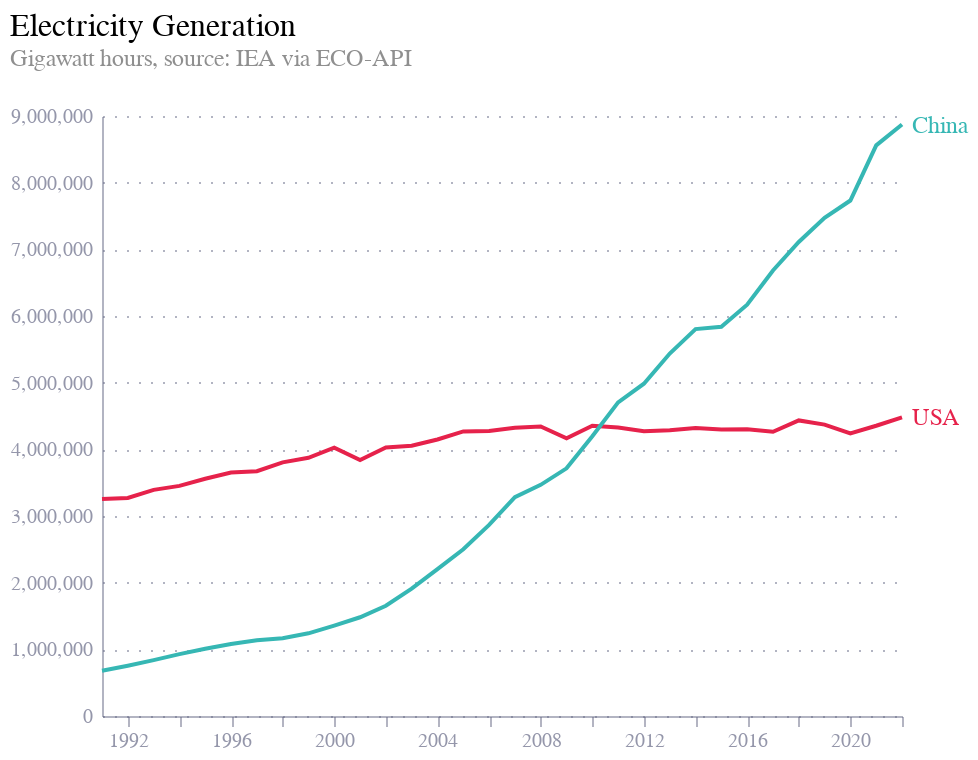

Notebook cell for this chart:
### Code cell
df['label'] = np.where(df.date == df.date.max(), df.series, '')

base = alt.Chart(df.query('date > "1990-01-01" and series != "UK"')).encode(
    x=alt.X('date:T'),
    y=alt.Y('value:Q', title=''),
    color=alt.Color('series:N', title='Country', legend=None),
)

line = base.mark_line()

labels = base.mark_text(align='left', dx=5, dy=0, fontSize=12).encode(
    text='label',
)

chart = line + labels

chart = chart.properties(
    title=alt.TitleParams(
        text='Electricity Generation',
        subtitle=['Gigawatt hours, source: IEA via ECO-API', ''],
        anchor='start',
        fontSize=16,
        subtitleColor="rgb(143, 143, 143)",
        fontWeight='normal'
    ),
    width=400,
    height=300
)

chart.save("chn_usa.json")
chart.save("chn_usa.png", scale_factor=2.0)


chart

### Figure 1 — Vega-Lite specification as saved in the notebook (floating-point values rounded to 4 significant figures)
{"config": {"font": "Circular Std", "mark": {"line": {"interpolate": "monotone"}}, "view": {"stroke": "transparent", "width": 400, "height": 300}, "range": {"category": ["#36B7B4", "#E6224B", "#F4C245", "#0063AF", "#00A767", "#179FDB", "#EB5C2E"], "diverging": ["#E6224B", "#E54753", "#C9C9C9", "#179FDB", "#122B39"], "heatmap": ["#C9C9C9", "#179FDB", "#0063AF", "#122B39"], "ordinal": ["#00A767", "#36B7B4", "#179FDB", "#0063AF", "#243B5A"]}, "axisX": {"domainColor": "#676A86", "domainOpacity": 0.5, "grid": false, "labelAngle": 0, "labelColor": "#676A86", "labelOpacity": 0.7, "orient": "bottom", "tickColor": "#676A86", "tickCount": 10, "tickOpacity": 0.5, "title": false, "titleAlign": "center", "titleAnchor": "middle", "titleColor": "#676A86", "titleFontSize": 12, "titleOpacity": 0.8, "titleY": -15}, "axisY": {"domainColor": "#676A86", "domainOpacity": 0.5, "gridColor": "#676A86", "gridDash": [1, 5], "gridOpacity": 0.5, "labelColor": "#676A86", "labelOpacity": 0.7, "labelPadding": 5, "tickColor": "#676A86", "tickCount": 8, "tickOpacity": 0.5, "ticks": false, "titleAlign": "left", "titleAngle": 0, "titleBaseline": "bottom", "titleColor": "#676A86", "titleFontSize": 12, "titleOpacity": 0.8, "titleX": 0, "titleY": -7}}, "layer": [{"mark": {"type": "line"}, "encoding": {"color": {"field": "series", "legend": null, "title": "Country", "type": "nominal"}, "x": {"field": "date", "type": "temporal"}, "y": {"field": "value", "title": "", "type": "quantitative"}}}, {"mark": {"type": "text", "align": "left", "dx": 5, "dy": 0, "fontSize": 12}, "encoding": {"color": {"field": "series", "legend": null, "title": "Country", "type": "nominal"}, "text": {"field": "label", "type": "nominal"}, "x": {"field": "date", "type": "temporal"}, "y": {"field": "value", "title": "", "type": "quantitative"}}}], "data": {"name": "data-0a9cb846ef0df75e84cf23078abfcea0"}, "height": 300, "title": {"text": "Electricity Generation", "anchor": "start", "fontSize": 16, "fontWeight": "normal", "subtitle": ["Gigawatt hours, source: IEA via ECO-API", ""], "subtitleColor": "rgb(143, 143, 143)"}, "width": 400, "$schema": "https://vega.github.io/schema/vega-lite/v5.8.0.json", "datasets": {"data-0a9cb846ef0df75e84cf23078abfcea0": [{"date": "1991-01-01T00:00:00", "value": 3255000.0, "series": "USA", "label": ""}, {"date": "1992-01-01T00:00:00", "value": 3271000.0, "series": "USA", "label": ""}, {"date": "1993-01-01T00:00:00", "value": 3392000.0, "series": "USA", "label": ""}, {"date": "1994-01-01T00:00:00", "value": 3452000.0, "series": "USA", "label": ""}, {"date": "1995-01-01T00:00:00", "value": 3558000.0, "series": "USA", "label": ""}, {"date": "1996-01-01T00:00:00", "value": 3651000.0, "series": "USA", "label": ""}, {"date": "1997-01-01T00:00:00", "value": 3672000.0, "series": "USA", "label": ""}, {"date": "1998-01-01T00:00:00", "value": 3805000.0, "series": "USA", "label": ""}, {"date": "1999-01-01T00:00:00", "value": 3874000.0, "series": "USA", "label": ""}, {"date": "2000-01-01T00:00:00", "value": 4026000.0, "series": "USA", "label": ""}, {"date": "2001-01-01T00:00:00", "value": 3839000.0, "series": "USA", "label": ""}, {"date": "2002-01-01T00:00:00", "value": 4026000.0, "series": "USA", "label": ""}, {"date": "2003-01-01T00:00:00", "value": 4055000.0, "series": "USA", "label": ""}, {"date": "2004-01-01T00:00:00", "value": 4148000.0, "series": "USA", "label": ""}, {"date": "2005-01-01T00:00:00", "value": 4269000.0, "series": "USA", "label": ""}, {"date": "2006-01-01T00:00:00", "value": 4275000.0, "series": "USA", "label": ""}, {"date": "2007-01-01T00:00:00", "value": 4324000.0, "series": "USA", "label": ""}, {"date": "2008-01-01T00:00:00", "value": 4343000.0, "series": "USA", "label": ""}, {"date": "2009-01-01T00:00:00", "value": 4165000.0, "series": "USA", "label": ""}, {"date": "2010-01-01T00:00:00", "value": 4354000.0, "series": "USA", "label": ""}, {"date": "2011-01-01T00:00:00", "value": 4327000.0, "series": "USA", "label": ""}, {"date": "2012-01-01T00:00:00", "value": 4271000.0, "series": "USA", "label": ""}, {"date": "2013-01-01T00:00:00", "value": 4287000.0, "series": "USA", "label": ""}, {"date": "2014-01-01T00:00:00", "value": 4320000.0, "series": "USA", "label": ""}, {"date": "2015-01-01T00:00:00", "value": 4297000.0, "series": "USA", "label": ""}, {"date": "2016-01-01T00:00:00", "value": 4300000.0, "series": "USA", "label": ""}, {"date": "2017-01-01T00:00:00", "value": 4264000.0, "series": "USA", "label": ""}, {"date": "2018-01-01T00:00:00", "value": 4434000.0, "series": "USA", "label": ""}, {"date": "2019-01-01T00:00:00", "value": 4371000.0, "series": "USA", "label": ""}, {"date": "2020-01-01T00:00:00", "value": 4239000.0, "series": "USA", "label": ""}, {"date": "2021-01-01T00:00:00", "value": 4354000.0, "series": "USA", "label": ""}, {"date": "2022-01-01T00:00:00", "value": 4479000.0, "series": "USA", "label": "USA"}, {"date": "1991-01-01T00:00:00", "value": 677600.0, "series": "China", "label": ""}, {"date": "1992-01-01T00:00:00", "value": 754100.0, "series": "China", "label": ""}, {"date": "1993-01-01T00:00:00", "value": 838400.0, "series": "China", "label": ""}, {"date": "1994-01-01T00:00:00", "value": 928200.0, "series": "China", "label": ""}, {"date": "1995-01-01T00:00:00", "value": 1008000.0, "series": "China", "label": ""}, {"date": "1996-01-01T00:00:00", "value": 1080000.0, "series": "China", "label": ""}, {"date": "1997-01-01T00:00:00", "value": 1136000.0, "series": "China", "label": ""}, {"date": "1998-01-01T00:00:00", "value": 1168000.0, "series": "China", "label": ""}, {"date": "1999-01-01T00:00:00", "value": 1240000.0, "series": "China", "label": ""}, {"date": "2000-01-01T00:00:00", "value": 1356000.0, "series": "China", "label": ""}, {"date": "2001-01-01T00:00:00", "value": 1481000.0, "series": "China", "label": ""}, {"date": "2002-01-01T00:00:00", "value": 1654000.0, "series": "China", "label": ""}, {"date": "2003-01-01T00:00:00", "value": 1911000.0, "series": "China", "label": ""}, {"date": "2004-01-01T00:00:00", "value": 2204000.0, "series": "China", "label": ""}, {"date": "2005-01-01T00:00:00", "value": 2500000.0, "series": "China", "label": ""}, {"date": "2006-01-01T00:00:00", "value": 2866000.0, "series": "China", "label": ""}, {"date": "2007-01-01T00:00:00", "value": 3282000.0, "series": "China", "label": ""}, {"date": "2008-01-01T00:00:00", "value": 3467000.0, "series": "China", "label": ""}, {"date": "2009-01-01T00:00:00", "value": 3715000.0, "series": "China", "label": ""}, {"date": "2010-01-01T00:00:00", "value": 4197000.0, "series": "China", "label": ""}, {"date": "2011-01-01T00:00:00", "value": 4705000.0, "series": "China", "label": ""}, {"date": "2012-01-01T00:00:00", "value": 4985000.0, "series": "China", "label": ""}, {"date": "2013-01-01T00:00:00", "value": 5437000.0, "series": "China", "label": ""}, {"date": "2014-01-01T00:00:00", "value": 5804000.0, "series": "China", "label": ""}, {"date": "2015-01-01T00:00:00", "value": 5838000.0, "series": "China", "label": ""}, {"date": "2016-01-01T00:00:00", "value": 6169000.0, "series": "China", "label": ""}, {"date": "2017-01-01T00:00:00", "value": 6682000.0, "series": "China", "label": ""}, {"date": "2018-01-01T00:00:00", "value": 7110000.0, "series": "China", "label": ""}, {"date": "2019-01-01T00:00:00", "value": 7473000.0, "series": "China", "label": ""}, {"date": "2020-01-01T00:00:00", "value": 7732000.0, "series": "China", "label": ""}, {"date": "2021-01-01T00:00:00", "value": 8560000.0, "series": "China", "label": ""}, {"date": "2022-01-01T00:00:00", "value": 8872000.0, "series": "China", "label": "China"}]}}
